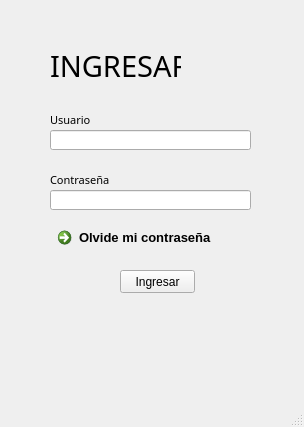
<?xml version="1.0" encoding="UTF-8"?>
<ui version="4.0">
 <class>MainWindow</class>
 <widget class="QMainWindow" name="MainWindow">
  <property name="geometry">
   <rect>
    <x>0</x>
    <y>0</y>
    <width>304</width>
    <height>427</height>
   </rect>
  </property>
  <property name="windowTitle">
   <string>MainWindow</string>
  </property>
  <widget class="QWidget" name="centralwidget">
   <widget class="QLabel" name="label_9">
    <property name="geometry">
     <rect>
      <x>50</x>
      <y>40</y>
      <width>131</width>
      <height>51</height>
     </rect>
    </property>
    <property name="font">
     <font>
      <family>Coolvetica Rg</family>
      <pointsize>22</pointsize>
     </font>
    </property>
    <property name="text">
     <string>INGRESAR</string>
    </property>
   </widget>
   <widget class="QLineEdit" name="txtPass">
    <property name="geometry">
     <rect>
      <x>50</x>
      <y>190</y>
      <width>201</width>
      <height>20</height>
     </rect>
    </property>
    <property name="echoMode">
     <enum>QLineEdit::Password</enum>
    </property>
   </widget>
   <widget class="QLineEdit" name="txtUser">
    <property name="geometry">
     <rect>
      <x>50</x>
      <y>130</y>
      <width>201</width>
      <height>20</height>
     </rect>
    </property>
   </widget>
   <widget class="QLabel" name="label_10">
    <property name="geometry">
     <rect>
      <x>50</x>
      <y>170</y>
      <width>61</width>
      <height>20</height>
     </rect>
    </property>
    <property name="font">
     <font>
      <family>Coolvetica Rg</family>
      <pointsize>8</pointsize>
     </font>
    </property>
    <property name="text">
     <string>Contraseña</string>
    </property>
   </widget>
   <widget class="QLabel" name="label_11">
    <property name="geometry">
     <rect>
      <x>50</x>
      <y>110</y>
      <width>41</width>
      <height>20</height>
     </rect>
    </property>
    <property name="font">
     <font>
      <family>Coolvetica Rg</family>
      <pointsize>8</pointsize>
     </font>
    </property>
    <property name="text">
     <string>Usuario</string>
    </property>
   </widget>
   <widget class="QPushButton" name="btnIngresar">
    <property name="geometry">
     <rect>
      <x>120</x>
      <y>270</y>
      <width>75</width>
      <height>23</height>
     </rect>
    </property>
    <property name="text">
     <string>Ingresar</string>
    </property>
   </widget>
   <widget class="QCommandLinkButton" name="commandLinkButton">
    <property name="geometry">
     <rect>
      <x>50</x>
      <y>220</y>
      <width>191</width>
      <height>31</height>
     </rect>
    </property>
    <property name="font">
     <font>
      <family>Segoe UI</family>
      <pointsize>10</pointsize>
     </font>
    </property>
    <property name="text">
     <string>Olvide mi contraseña</string>
    </property>
   </widget>
  </widget>
  <widget class="QMenuBar" name="menubar">
   <property name="geometry">
    <rect>
     <x>0</x>
     <y>0</y>
     <width>304</width>
     <height>21</height>
    </rect>
   </property>
  </widget>
  <widget class="QStatusBar" name="statusbar"/>
 </widget>
 <resources/>
 <connections/>
</ui>
